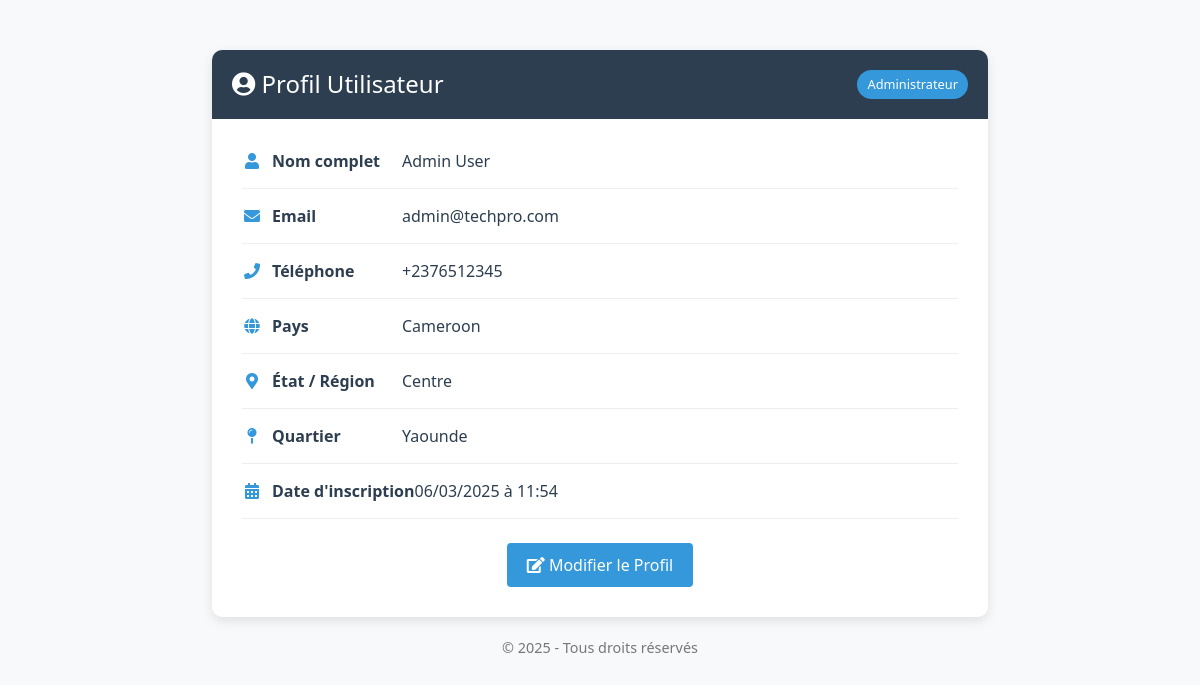
The page /stock/profile.php (signed in) on the database its author committed.
### tables this page shows
CREATE TABLE users (
    user_id INT PRIMARY KEY AUTO_INCREMENT,
    first_name VARCHAR(50) NOT NULL,
    last_name VARCHAR(50) NOT NULL,
    email VARCHAR(100) UNIQUE NOT NULL,
    phone_number VARCHAR(20),
    country VARCHAR(100),
    state VARCHAR(100),
    quarter VARCHAR(100),
    password_hash VARCHAR(255) NOT NULL,
    registration_date TIMESTAMP DEFAULT CURRENT_TIMESTAMP,
    role_id INT DEFAULT 2,
    FOREIGN KEY (role_id) REFERENCES roles(role_id)
);

### stock/profile.php (the view, shortened to what this page needs)
<?php
require_once '../DatabaseConnection/db_config.php';
$user_id = $_SESSION['user_id'];
$sql = "SELECT first_name, last_name, email, phone_number, country, state, quarter, registration_date, role_id FROM users WHERE user_id = ?";
$stmt = $conn->prepare($sql);
$stmt->bind_param("i", $user_id);
$stmt->execute();
$user = $stmt->get_result()->fetch_assoc();
$roles = [
    1 => 'Administrateur',
    2 => 'Client',
    3 => 'Vendeur',
    4 => 'Gestionnaire de Stock',
    5 => 'Responsable Financier'
];
$user_role = isset($roles[$user['role_id']]) ? $roles[$user['role_id']] : 'Inconnu';
?>
<!DOCTYPE html>
<html lang="fr">
<head>
    <link rel="stylesheet" href="https://cdnjs.cloudflare.com/ajax/libs/font-awesome/5.15.3/css/all.min.css">
    <link href="https://cdn.jsdelivr.net/npm/bootstrap@5.1.3/dist/css/bootstrap.min.css" rel="stylesheet">
</head>
<body>
<div class="container">
    <div class="card profile-card">
        <div class="card-header">
            <div class="d-flex justify-content-between align-items-center">
                <h4 class="mb-0"><i class="fas fa-user-circle"></i> Profil Utilisateur</h4>
                <span class="role-badge"><?php echo $user_role; ?></span>
            </div>
        </div>
        <div class="card-body user-info">
            <div class="info-item">
                <div class="info-label"><i class="fas fa-user icon"></i>Nom complet</div>
                <div class="info-value"><?php echo htmlspecialchars($user['first_name']) . ' ' . htmlspecialchars($user['last_name']); ?></div>
            </div>
            <div class="info-item">
                <div class="info-label"><i class="fas fa-envelope icon"></i>Email</div>
                <div class="info-value"><?php echo htmlspecialchars($user['email']); ?></div>
            </div>
            <div class="info-item">
                <div class="info-label"><i class="fas fa-phone icon"></i>Téléphone</div>
                <div class="info-value"><?php echo htmlspecialchars($user['phone_number']); ?></div>
            </div>
            <div class="info-item">
                <div class="info-label"><i class="fas fa-globe icon"></i>Pays</div>
                <div class="info-value"><?php echo htmlspecialchars($user['country']); ?></div>
            </div>
            <div class="info-item">
                <div class="info-label"><i class="fas fa-map-marker-alt icon"></i>État / Région</div>
                <div class="info-value"><?php echo htmlspecialchars($user['state']); ?></div>
            </div>
            <div class="info-item">
                <div class="info-label"><i class="fas fa-map-pin icon"></i>Quartier</div>
                <div class="info-value"><?php echo htmlspecialchars($user['quarter']); ?></div>
            </div>
            <div class="info-item">
                <div class="info-label"><i class="fas fa-calendar-alt icon"></i>Date d'inscription</div>
                <div class="info-value"><?php echo date('d/m/Y à H:i', strtotime($user['registration_date'])); ?></div>
            </div>
            <div class="text-center mt-4">
                <button class="btn btn-primary btn-edit" data-bs-toggle="modal" data-bs-target="#editProfileModal">
                    <i class="fas fa-edit"></i> Modifier le Profil
                </button>
            </div>
        </div>
    </div>
    <div class="footer">
        <p>© <?php echo date('Y'); ?> - Tous droits réservés</p>
    </div>
</div>
</body>
</html>

### stock/profile.php (style rules this page uses)
:root { --primary-color: #2c3e50; --secondary-color: #3498db; --accent-color: #ecf0f1; --text-color: #2c3e50; --light-gray: #f8f9fa; }
body { font-family: 'Segoe UI', Tahoma, Geneva, Verdana, sans-serif; background-color: var(--light-gray); color: var(--text-color); }
.container { max-width: 800px; margin-top: 50px; margin-bottom: 50px; }
.profile-card { border-radius: 10px; box-shadow: 0 4px 12px rgba(0, 0, 0, 0.1); overflow: hidden; border: none; }
.card-header { background-color: var(--primary-color); color: white; padding: 20px; border-bottom: none; }
.user-info { padding: 30px; }
.info-item { margin-bottom: 15px; padding-bottom: 15px; border-bottom: 1px solid #eee; display: flex; align-items: center; }
.info-label { font-weight: 600; min-width: 160px; color: var(--primary-color); }
.info-value { flex-grow: 1; }
.btn-edit { background-color: var(--secondary-color); border: none; padding: 10px 20px; transition: all 0.3s; }
.footer { text-align: center; margin-top: 20px; font-size: 0.9rem; color: #777; }
.icon { margin-right: 10px; color: var(--secondary-color); width: 20px; text-align: center; }
.role-badge { background-color: var(--secondary-color); color: white; padding: 5px 10px; border-radius: 20px; font-size: 0.8rem; margin-left: 10px; }

### rows shown on the page
users: role "Administrateur", first_name "Admin", last_name "User", email "admin@techpro.com", phone_number "+2376512345", country "Cameroon", state "Centre", quarter "Yaounde", registration_date "06/03/2025 à 11:54"
